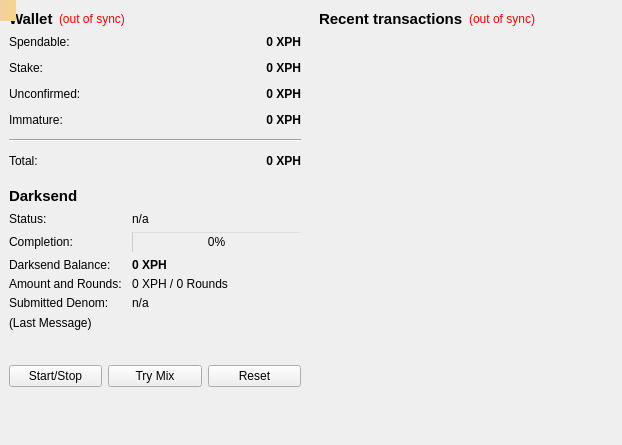
<?xml version="1.0" encoding="UTF-8"?>
<ui version="4.0">
 <class>OverviewPage</class>
 <widget class="QWidget" name="OverviewPage">
  <property name="geometry">
   <rect>
    <x>0</x>
    <y>0</y>
    <width>622</width>
    <height>445</height>
   </rect>
  </property>
  <property name="windowTitle">
   <string>Form</string>
  </property>
  <layout class="QGridLayout" name="gridLayout">
   <property name="leftMargin">
    <number>0</number>
   </property>
   <property name="topMargin">
    <number>0</number>
   </property>
   <property name="rightMargin">
    <number>0</number>
   </property>
   <property name="bottomMargin">
    <number>0</number>
   </property>
   <property name="spacing">
    <number>0</number>
   </property>
   <item row="0" column="1">
    <widget class="QWidget" name="transactionsWidget" native="true">
     <property name="sizePolicy">
      <sizepolicy hsizetype="Preferred" vsizetype="Preferred">
       <horstretch>0</horstretch>
       <verstretch>0</verstretch>
      </sizepolicy>
     </property>
     <property name="minimumSize">
      <size>
       <width>310</width>
       <height>0</height>
      </size>
     </property>
     <layout class="QVBoxLayout" name="verticalLayout">
      <item>
       <layout class="QHBoxLayout" name="horizontalLayout_2">
        <item>
         <widget class="QLabel" name="label_4">
          <property name="font">
           <font>
            <pointsize>11</pointsize>
            <weight>75</weight>
            <bold>true</bold>
           </font>
          </property>
          <property name="text">
           <string>&lt;b&gt;Recent transactions&lt;/b&gt;</string>
          </property>
         </widget>
        </item>
        <item>
         <widget class="QLabel" name="labelTransactionsStatus">
          <property name="toolTip">
           <string>The displayed information may be out of date. Your wallet automatically synchronizes with the Pharma network after a connection is established, but this process has not completed yet.</string>
          </property>
          <property name="styleSheet">
           <string notr="true">QLabel { color: red; }</string>
          </property>
          <property name="text">
           <string notr="true">(out of sync)</string>
          </property>
          <property name="alignment">
           <set>Qt::AlignRight|Qt::AlignTrailing|Qt::AlignVCenter</set>
          </property>
         </widget>
        </item>
        <item>
         <spacer name="horizontalSpacer">
          <property name="orientation">
           <enum>Qt::Horizontal</enum>
          </property>
          <property name="sizeHint" stdset="0">
           <size>
            <width>40</width>
            <height>20</height>
           </size>
          </property>
         </spacer>
        </item>
       </layout>
      </item>
      <item>
       <spacer name="horizontalSpacer_4">
        <property name="orientation">
         <enum>Qt::Horizontal</enum>
        </property>
        <property name="sizeHint" stdset="0">
         <size>
          <width>40</width>
          <height>20</height>
         </size>
        </property>
       </spacer>
      </item>
      <item>
       <widget class="QListView" name="listTransactions">
        <property name="styleSheet">
         <string notr="true">QListView { background: transparent; }</string>
        </property>
        <property name="frameShape">
         <enum>QFrame::NoFrame</enum>
        </property>
        <property name="verticalScrollBarPolicy">
         <enum>Qt::ScrollBarAlwaysOff</enum>
        </property>
        <property name="horizontalScrollBarPolicy">
         <enum>Qt::ScrollBarAlwaysOff</enum>
        </property>
        <property name="selectionMode">
         <enum>QAbstractItemView::NoSelection</enum>
        </property>
       </widget>
      </item>
     </layout>
    </widget>
   </item>
   <item row="0" column="0">
    <layout class="QVBoxLayout" name="layoutWallet">
     <property name="spacing">
      <number>0</number>
     </property>
     <item>
      <widget class="QWidget" name="widget" native="true">
       <property name="sizePolicy">
        <sizepolicy hsizetype="Fixed" vsizetype="Preferred">
         <horstretch>0</horstretch>
         <verstretch>0</verstretch>
        </sizepolicy>
       </property>
       <property name="minimumSize">
        <size>
         <width>310</width>
         <height>0</height>
        </size>
       </property>
       <property name="maximumSize">
        <size>
         <width>310</width>
         <height>16777215</height>
        </size>
       </property>
       <layout class="QVBoxLayout" name="verticalLayout_4">
        <item>
         <layout class="QHBoxLayout" name="horizontalLayout_4">
          <item>
           <widget class="QLabel" name="label_5">
            <property name="font">
             <font>
              <pointsize>11</pointsize>
              <weight>75</weight>
              <bold>true</bold>
             </font>
            </property>
            <property name="text">
             <string>Wallet</string>
            </property>
           </widget>
          </item>
          <item>
           <widget class="QLabel" name="labelWalletStatus">
            <property name="toolTip">
             <string>The displayed information may be out of date. Your wallet automatically synchronizes with the Pharma network after a connection is established, but this process has not completed yet.</string>
            </property>
            <property name="styleSheet">
             <string notr="true">QLabel { color: red; }</string>
            </property>
            <property name="text">
             <string notr="true">(out of sync)</string>
            </property>
            <property name="alignment">
             <set>Qt::AlignLeading|Qt::AlignLeft|Qt::AlignVCenter</set>
            </property>
           </widget>
          </item>
          <item>
           <spacer name="horizontalSpacer_2">
            <property name="orientation">
             <enum>Qt::Horizontal</enum>
            </property>
            <property name="sizeHint" stdset="0">
             <size>
              <width>40</width>
              <height>20</height>
             </size>
            </property>
           </spacer>
          </item>
         </layout>
        </item>
        <item>
         <layout class="QFormLayout" name="formLayout_2">
          <property name="fieldGrowthPolicy">
           <enum>QFormLayout::AllNonFixedFieldsGrow</enum>
          </property>
          <property name="horizontalSpacing">
           <number>12</number>
          </property>
          <property name="verticalSpacing">
           <number>12</number>
          </property>
          <item row="0" column="0">
           <widget class="QLabel" name="label">
            <property name="text">
             <string>Spendable:</string>
            </property>
           </widget>
          </item>
          <item row="0" column="1">
           <widget class="QLabel" name="labelBalance">
            <property name="font">
             <font>
              <weight>75</weight>
              <bold>true</bold>
             </font>
            </property>
            <property name="cursor">
             <cursorShape>IBeamCursor</cursorShape>
            </property>
            <property name="toolTip">
             <string>Your current spendable balance</string>
            </property>
            <property name="text">
             <string notr="true">0 XPH</string>
            </property>
            <property name="alignment">
             <set>Qt::AlignRight|Qt::AlignTrailing|Qt::AlignVCenter</set>
            </property>
            <property name="textInteractionFlags">
             <set>Qt::LinksAccessibleByMouse|Qt::TextSelectableByKeyboard|Qt::TextSelectableByMouse</set>
            </property>
           </widget>
          </item>
          <item row="1" column="0">
           <widget class="QLabel" name="label_10">
            <property name="text">
             <string>Stake:</string>
            </property>
           </widget>
          </item>
          <item row="1" column="1">
           <widget class="QLabel" name="labelStake">
            <property name="font">
             <font>
              <weight>75</weight>
              <bold>true</bold>
             </font>
            </property>
            <property name="cursor">
             <cursorShape>IBeamCursor</cursorShape>
            </property>
            <property name="toolTip">
             <string>Total of coins that was staked, and do not yet count toward the current balance</string>
            </property>
            <property name="text">
             <string notr="true">0 XPH</string>
            </property>
            <property name="alignment">
             <set>Qt::AlignRight|Qt::AlignTrailing|Qt::AlignVCenter</set>
            </property>
            <property name="textInteractionFlags">
             <set>Qt::LinksAccessibleByMouse|Qt::TextSelectableByKeyboard|Qt::TextSelectableByMouse</set>
            </property>
           </widget>
          </item>
          <item row="2" column="0">
           <widget class="QLabel" name="label_3">
            <property name="text">
             <string>Unconfirmed:</string>
            </property>
           </widget>
          </item>
          <item row="2" column="1">
           <widget class="QLabel" name="labelUnconfirmed">
            <property name="font">
             <font>
              <weight>75</weight>
              <bold>true</bold>
             </font>
            </property>
            <property name="cursor">
             <cursorShape>IBeamCursor</cursorShape>
            </property>
            <property name="toolTip">
             <string>Total of transactions that have yet to be confirmed, and do not yet count toward the current balance</string>
            </property>
            <property name="text">
             <string notr="true">0 XPH</string>
            </property>
            <property name="alignment">
             <set>Qt::AlignRight|Qt::AlignTrailing|Qt::AlignVCenter</set>
            </property>
            <property name="textInteractionFlags">
             <set>Qt::LinksAccessibleByMouse|Qt::TextSelectableByKeyboard|Qt::TextSelectableByMouse</set>
            </property>
           </widget>
          </item>
          <item row="3" column="0">
           <widget class="QLabel" name="labelImmatureText">
            <property name="text">
             <string>Immature:</string>
            </property>
           </widget>
          </item>
          <item row="3" column="1">
           <widget class="QLabel" name="labelImmature">
            <property name="font">
             <font>
              <weight>75</weight>
              <bold>true</bold>
             </font>
            </property>
            <property name="toolTip">
             <string>Mined balance that has not yet matured</string>
            </property>
            <property name="text">
             <string notr="true">0 XPH</string>
            </property>
            <property name="alignment">
             <set>Qt::AlignRight|Qt::AlignTrailing|Qt::AlignVCenter</set>
            </property>
            <property name="textInteractionFlags">
             <set>Qt::LinksAccessibleByMouse|Qt::TextSelectableByKeyboard|Qt::TextSelectableByMouse</set>
            </property>
           </widget>
          </item>
          <item row="4" column="0" colspan="2">
           <widget class="Line" name="line">
            <property name="orientation">
             <enum>Qt::Horizontal</enum>
            </property>
           </widget>
          </item>
          <item row="5" column="0">
           <widget class="QLabel" name="labelTotalText">
            <property name="text">
             <string>Total:</string>
            </property>
           </widget>
          </item>
          <item row="5" column="1">
           <widget class="QLabel" name="labelTotal">
            <property name="font">
             <font>
              <weight>75</weight>
              <bold>true</bold>
             </font>
            </property>
            <property name="cursor">
             <cursorShape>IBeamCursor</cursorShape>
            </property>
            <property name="toolTip">
             <string>Your current total balance</string>
            </property>
            <property name="text">
             <string notr="true">0 XPH</string>
            </property>
            <property name="alignment">
             <set>Qt::AlignRight|Qt::AlignTrailing|Qt::AlignVCenter</set>
            </property>
            <property name="textInteractionFlags">
             <set>Qt::LinksAccessibleByMouse|Qt::TextSelectableByKeyboard|Qt::TextSelectableByMouse</set>
            </property>
           </widget>
          </item>
         </layout>
        </item>
       </layout>
      </widget>
     </item>
     <item>
      <widget class="QFrame" name="frameDarksend">
       <property name="sizePolicy">
        <sizepolicy hsizetype="Fixed" vsizetype="Preferred">
         <horstretch>0</horstretch>
         <verstretch>0</verstretch>
        </sizepolicy>
       </property>
       <property name="minimumSize">
        <size>
         <width>310</width>
         <height>0</height>
        </size>
       </property>
       <property name="maximumSize">
        <size>
         <width>310</width>
         <height>16777215</height>
        </size>
       </property>
       <property name="frameShape">
        <enum>QFrame::NoFrame</enum>
       </property>
       <property name="frameShadow">
        <enum>QFrame::Plain</enum>
       </property>
       <layout class="QVBoxLayout" name="verticalLayout_3">
        <item>
         <layout class="QVBoxLayout" name="layoutDarksend">
          <item>
           <layout class="QHBoxLayout" name="horizontalLayout">
            <item>
             <widget class="QLabel" name="label_2">
              <property name="font">
               <font>
                <pointsize>11</pointsize>
                <weight>75</weight>
                <bold>true</bold>
               </font>
              </property>
              <property name="text">
               <string>Darksend</string>
              </property>
             </widget>
            </item>
            <item>
             <spacer name="horizontalSpacer_5">
              <property name="orientation">
               <enum>Qt::Horizontal</enum>
              </property>
              <property name="sizeHint" stdset="0">
               <size>
                <width>40</width>
                <height>20</height>
               </size>
              </property>
             </spacer>
            </item>
           </layout>
          </item>
          <item>
           <layout class="QFormLayout" name="formLayout">
            <property name="fieldGrowthPolicy">
             <enum>QFormLayout::AllNonFixedFieldsGrow</enum>
            </property>
            <property name="horizontalSpacing">
             <number>10</number>
            </property>
            <property name="verticalSpacing">
             <number>5</number>
            </property>
            <item row="0" column="0">
             <widget class="QLabel" name="label_6">
              <property name="text">
               <string>Status:</string>
              </property>
             </widget>
            </item>
            <item row="0" column="1">
             <widget class="QLabel" name="darksendEnabled">
              <property name="styleSheet">
               <string notr="true">color: rgb(0, 0, 0);</string>
              </property>
              <property name="text">
               <string>n/a</string>
              </property>
             </widget>
            </item>
            <item row="1" column="0">
             <widget class="QLabel" name="label_7">
              <property name="styleSheet">
               <string notr="true">color: rgb(0, 0, 0);</string>
              </property>
              <property name="text">
               <string>Completion:</string>
              </property>
             </widget>
            </item>
            <item row="2" column="0">
             <widget class="QLabel" name="labelAnonymizedText">
              <property name="styleSheet">
               <string notr="true">color: rgb(0, 0, 0);</string>
              </property>
              <property name="text">
               <string>Darksend Balance:</string>
              </property>
             </widget>
            </item>
            <item row="2" column="1">
             <widget class="QLabel" name="labelAnonymized">
              <property name="font">
               <font>
                <weight>75</weight>
                <bold>true</bold>
               </font>
              </property>
              <property name="styleSheet">
               <string notr="true">color: rgb(0, 0, 0);</string>
              </property>
              <property name="text">
               <string>0 XPH</string>
              </property>
             </widget>
            </item>
            <item row="3" column="0">
             <widget class="QLabel" name="label_8">
              <property name="styleSheet">
               <string notr="true">color: rgb(0, 0, 0);</string>
              </property>
              <property name="text">
               <string>Amount and Rounds:</string>
              </property>
             </widget>
            </item>
            <item row="3" column="1">
             <widget class="QLabel" name="labelAmountRounds">
              <property name="styleSheet">
               <string notr="true">color: rgb(0, 0, 0);</string>
              </property>
              <property name="text">
               <string>0 XPH / 0 Rounds</string>
              </property>
             </widget>
            </item>
            <item row="4" column="0">
             <widget class="QLabel" name="label_9">
              <property name="styleSheet">
               <string notr="true">color: rgb(0, 0, 0);</string>
              </property>
              <property name="text">
               <string>Submitted Denom:</string>
              </property>
             </widget>
            </item>
            <item row="4" column="1">
             <widget class="QLabel" name="labelSubmittedDenom">
              <property name="statusTip">
               <string>The denominations you submitted to the Panacea Node. To mix, other users must submit the exact same denominations.</string>
              </property>
              <property name="styleSheet">
               <string notr="true">color: rgb(0, 0, 0);</string>
              </property>
              <property name="text">
               <string>n/a</string>
              </property>
             </widget>
            </item>
            <item row="1" column="1">
             <widget class="QProgressBar" name="darksendProgress">
              <property name="maximumSize">
               <size>
                <width>200</width>
                <height>16777215</height>
               </size>
              </property>
              <property name="styleSheet">
               <string notr="true">background:transparent;</string>
              </property>
              <property name="value">
               <number>0</number>
              </property>
             </widget>
            </item>
           </layout>
          </item>
          <item>
           <widget class="QLabel" name="darksendStatus">
            <property name="minimumSize">
             <size>
              <width>288</width>
              <height>43</height>
             </size>
            </property>
            <property name="styleSheet">
             <string notr="true">color: rgb(0, 0, 0);</string>
            </property>
            <property name="text">
             <string>(Last Message)</string>
            </property>
            <property name="alignment">
             <set>Qt::AlignLeading|Qt::AlignLeft|Qt::AlignTop</set>
            </property>
            <property name="wordWrap">
             <bool>true</bool>
            </property>
           </widget>
          </item>
          <item>
           <layout class="QHBoxLayout" name="layoutDarksendButtons">
            <item>
             <widget class="QPushButton" name="toggleDarksend">
              <property name="sizePolicy">
               <sizepolicy hsizetype="MinimumExpanding" vsizetype="Fixed">
                <horstretch>0</horstretch>
                <verstretch>0</verstretch>
               </sizepolicy>
              </property>
              <property name="styleSheet">
               <string notr="true"/>
              </property>
              <property name="text">
               <string>Start/Stop</string>
              </property>
             </widget>
            </item>
            <item>
             <widget class="QPushButton" name="darksendAuto">
              <property name="sizePolicy">
               <sizepolicy hsizetype="MinimumExpanding" vsizetype="Fixed">
                <horstretch>0</horstretch>
                <verstretch>0</verstretch>
               </sizepolicy>
              </property>
              <property name="toolTip">
               <string>Try to manually submit a Darksend request.</string>
              </property>
              <property name="styleSheet">
               <string notr="true"/>
              </property>
              <property name="text">
               <string>Try Mix</string>
              </property>
             </widget>
            </item>
            <item>
             <widget class="QPushButton" name="darksendReset">
              <property name="sizePolicy">
               <sizepolicy hsizetype="MinimumExpanding" vsizetype="Fixed">
                <horstretch>0</horstretch>
                <verstretch>0</verstretch>
               </sizepolicy>
              </property>
              <property name="toolTip">
               <string>Reset the current status of Darksend (can interrupt Darksend if it's in the process of Mixing, which can cost you money!)</string>
              </property>
              <property name="autoFillBackground">
               <bool>false</bool>
              </property>
              <property name="styleSheet">
               <string notr="true"/>
              </property>
              <property name="text">
               <string>Reset</string>
              </property>
             </widget>
            </item>
           </layout>
          </item>
         </layout>
        </item>
       </layout>
      </widget>
     </item>
     <item>
      <spacer name="verticalSpacer">
       <property name="orientation">
        <enum>Qt::Vertical</enum>
       </property>
       <property name="sizeHint" stdset="0">
        <size>
         <width>20</width>
         <height>40</height>
        </size>
       </property>
      </spacer>
     </item>
    </layout>
   </item>
  </layout>
  <widget class="QLabel" name="labelAlerts">
   <property name="geometry">
    <rect>
     <x>0</x>
     <y>0</y>
     <width>16</width>
     <height>21</height>
    </rect>
   </property>
   <property name="visible">
    <bool>false</bool>
   </property>
   <property name="styleSheet">
    <string notr="true">background-color: qlineargradient(x1: 0, y1: 0, x2: 1, y2: 0, stop:0 #F0D0A0, stop:1 #F8D488);  color:#000000
</string>
   </property>
   <property name="wordWrap">
    <bool>true</bool>
   </property>
   <property name="margin">
    <number>3</number>
   </property>
  </widget>
 </widget>
 <resources/>
 <connections/>
</ui>
